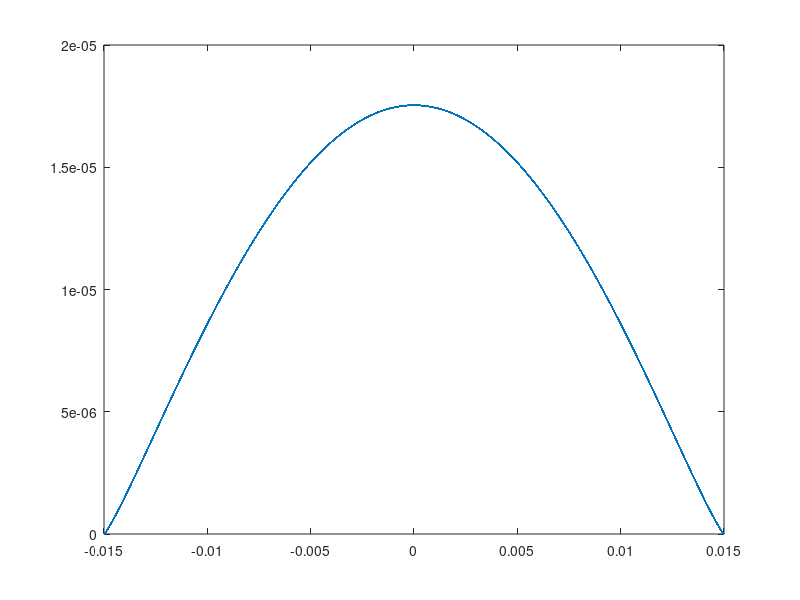
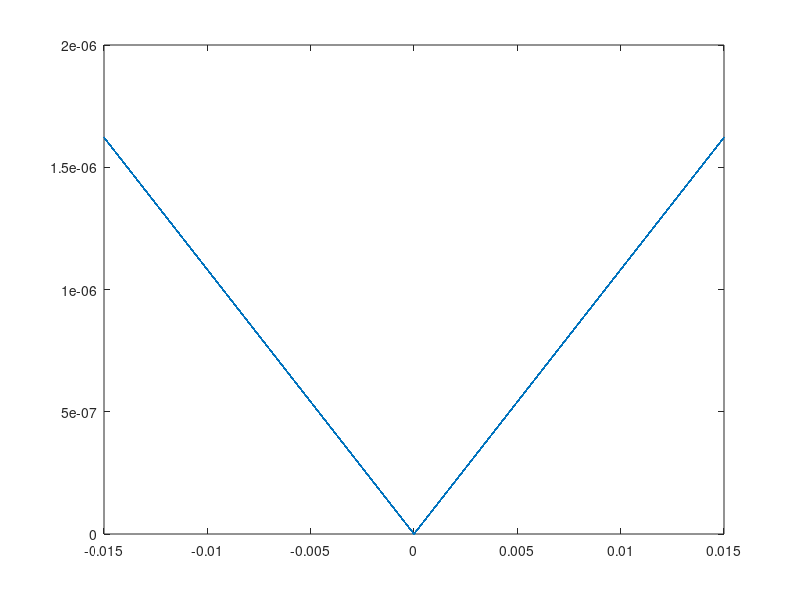

Here is the MATLAB script that generated these plots, in order:
clear all
%close all
clc


t = 0.001:0.001:10;
a = 1.5e-3;
x0 = 15e-3;
rho_0 = 1.225;
mu0 = 1.81e-5;             % dynamic viscosity of air        [kg/(m·s)] - ToDo add reference
rho_styrene = 31;
m = 4/3 * pi * a^3 * rho_styrene;

f = 2.5;
x = x0*sin(2*pi*f*t);

x_dot = 2*pi*f*x0*cos(2*pi*f*t);

x_dot_dot = 4*pi*pi*f*f * x0 * (-1) * sin(2*pi*f*t);

Re = abs(x_dot) * rho_0 * 2 * a / mu0;
c_d_1 = (24./Re);

c_d_2 = (((2.6/5)*Re) ./ (1 + (Re./5).^1.52));

c_d_3 = ((0.411*(Re./2.63e5).^-7.94) ./ (1 + (Re./2.63e5).^-8 ));

c_d_4 = ((0.25e-6*Re) ./ (1 + Re./1e6));

c_d = c_d_1 + c_d_2 + c_d_3 + c_d_4;

Fd = - 0.5 * rho_0 * pi * a^2 * c_d .* abs(x_dot).^2 .* Re;

Fin = m * x_dot_dot;

figure(3)
plot(x,abs(Fd))
figure(4)
plot(x,abs(Fin))